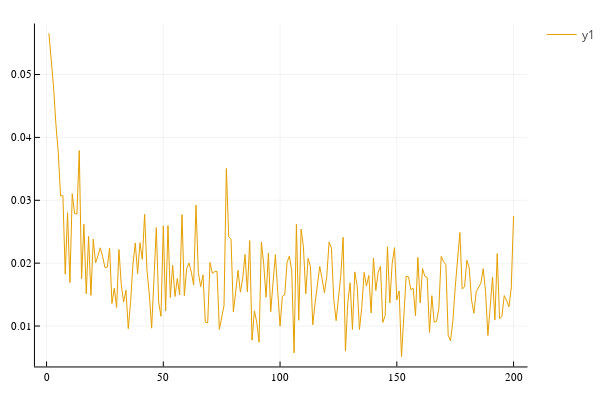

The notebook cell saved with this chart:
### Code cell
hc |> plot

### Figure 1 — Plotly figure (JSON) as saved in the notebook; plotly's stock layout.template omitted (floating-point values rounded to 4 significant figures; data arrays with more than 128 entries replaced by an {"elided": "..."} marker saying what was removed)
{"data": [{"colorbar": {"title": ""}, "legendgroup": "y1", "line": {"color": "rgba(230, 159, 0, 1.000)", "dash": "solid", "shape": "linear", "width": 1}, "mode": "lines", "name": "y1", "showlegend": true, "type": "scatter", "x": {"elided": "200 int values"}, "xaxis": "x", "y": {"elided": "200 float values"}, "yaxis": "y", "zmax": null, "zmin": null}], "layout": {"annotations": [], "height": 400, "legend_position": {"bgcolor": "rgba(255, 255, 255, 1.000)", "bordercolor": "rgba(0, 0, 0, 1.000)", "borderwidth": 1, "font": {"color": "rgba(0, 0, 0, 1.000)", "family": "sans-serif", "size": 11}, "title": {"font": {"color": "rgba(0, 0, 0, 1.000)", "family": "sans-serif", "size": 15}, "text": ""}, "tracegroupgap": 0, "traceorder": "normal", "x": 1, "xanchor": "auto", "y": 1, "yanchor": "auto"}, "margin": {"b": 20, "l": 0, "r": 0, "t": 20}, "paper_bgcolor": "rgba(255, 255, 255, 1.000)", "plot_bgcolor": "rgba(255, 255, 255, 1.000)", "showlegend": true, "width": 600, "xaxis": {"anchor": "y", "domain": [0.06582, 0.9934], "gridcolor": "rgba(0, 0, 0, 0.100)", "gridwidth": 0.5, "linecolor": "rgba(0, 0, 0, 1.000)", "mirror": false, "range": [-4.97, 206.0], "showgrid": true, "showline": true, "showticklabels": true, "tickangle": 0, "tickcolor": "rgb(0, 0, 0)", "tickfont": {"color": "rgba(0, 0, 0, 1.000)", "family": "sans-serif", "size": 11}, "tickmode": "array", "ticks": "inside", "ticktext": ["0", "50", "100", "150", "200"], "tickvals": [0, 50, 100, 150, 200], "title": "", "titlefont": {"color": "rgba(0, 0, 0, 1.000)", "family": "sans-serif", "size": 15}, "type": "-", "visible": true, "zeroline": false, "zerolinecolor": "rgba(0, 0, 0, 1.000)"}, "yaxis": {"anchor": "x", "domain": [0.03762, 0.9902], "gridcolor": "rgba(0, 0, 0, 0.100)", "gridwidth": 0.5, "linecolor": "rgba(0, 0, 0, 1.000)", "mirror": false, "range": [0.003569, 0.05811], "showgrid": true, "showline": true, "showticklabels": true, "tickangle": 0, "tickcolor": "rgb(0, 0, 0)", "tickfont": {"color": "rgba(0, 0, 0, 1.000)", "family": "sans-serif", "size": 11}, "tickmode": "array", "ticks": "inside", "ticktext": ["0.01", "0.02", "0.03", "0.04", "0.05"], "tickvals": [0.01, 0.02, 0.03, 0.04, 0.05], "title": "", "titlefont": {"color": "rgba(0, 0, 0, 1.000)", "family": "sans-serif", "size": 15}, "type": "-", "visible": true, "zeroline": false, "zerolinecolor": "rgba(0, 0, 0, 1.000)"}}}
